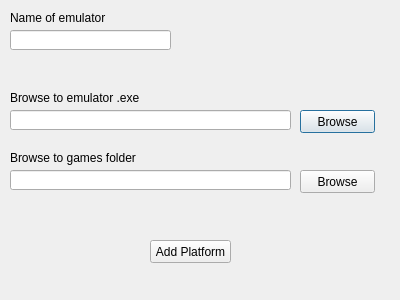
<?xml version="1.0" encoding="UTF-8"?>
<ui version="4.0">
 <class>Dialog</class>
 <widget class="QDialog" name="Dialog">
  <property name="geometry">
   <rect>
    <x>0</x>
    <y>0</y>
    <width>400</width>
    <height>300</height>
   </rect>
  </property>
  <property name="windowTitle">
   <string>Dialog</string>
  </property>
  <widget class="QLabel" name="label">
   <property name="geometry">
    <rect>
     <x>10</x>
     <y>90</y>
     <width>141</width>
     <height>16</height>
    </rect>
   </property>
   <property name="text">
    <string>Browse to emulator .exe</string>
   </property>
  </widget>
  <widget class="QLineEdit" name="exe_path">
   <property name="geometry">
    <rect>
     <x>10</x>
     <y>110</y>
     <width>281</width>
     <height>20</height>
    </rect>
   </property>
  </widget>
  <widget class="QPushButton" name="pushButton">
   <property name="geometry">
    <rect>
     <x>300</x>
     <y>110</y>
     <width>75</width>
     <height>23</height>
    </rect>
   </property>
   <property name="text">
    <string>Browse</string>
   </property>
  </widget>
  <widget class="QLabel" name="label_2">
   <property name="geometry">
    <rect>
     <x>10</x>
     <y>150</y>
     <width>141</width>
     <height>16</height>
    </rect>
   </property>
   <property name="text">
    <string>Browse to games folder</string>
   </property>
  </widget>
  <widget class="QLineEdit" name="lib_path">
   <property name="geometry">
    <rect>
     <x>10</x>
     <y>170</y>
     <width>281</width>
     <height>20</height>
    </rect>
   </property>
  </widget>
  <widget class="QPushButton" name="pushButton_2">
   <property name="geometry">
    <rect>
     <x>300</x>
     <y>170</y>
     <width>75</width>
     <height>23</height>
    </rect>
   </property>
   <property name="text">
    <string>Browse</string>
   </property>
  </widget>
  <widget class="QLabel" name="label_3">
   <property name="geometry">
    <rect>
     <x>10</x>
     <y>10</y>
     <width>111</width>
     <height>16</height>
    </rect>
   </property>
   <property name="text">
    <string>Name of emulator</string>
   </property>
  </widget>
  <widget class="QLineEdit" name="name">
   <property name="geometry">
    <rect>
     <x>10</x>
     <y>30</y>
     <width>161</width>
     <height>20</height>
    </rect>
   </property>
  </widget>
  <widget class="QPushButton" name="pushButton_3">
   <property name="geometry">
    <rect>
     <x>150</x>
     <y>240</y>
     <width>81</width>
     <height>23</height>
    </rect>
   </property>
   <property name="text">
    <string>Add Platform</string>
   </property>
  </widget>
 </widget>
 <resources/>
 <connections/>
</ui>
